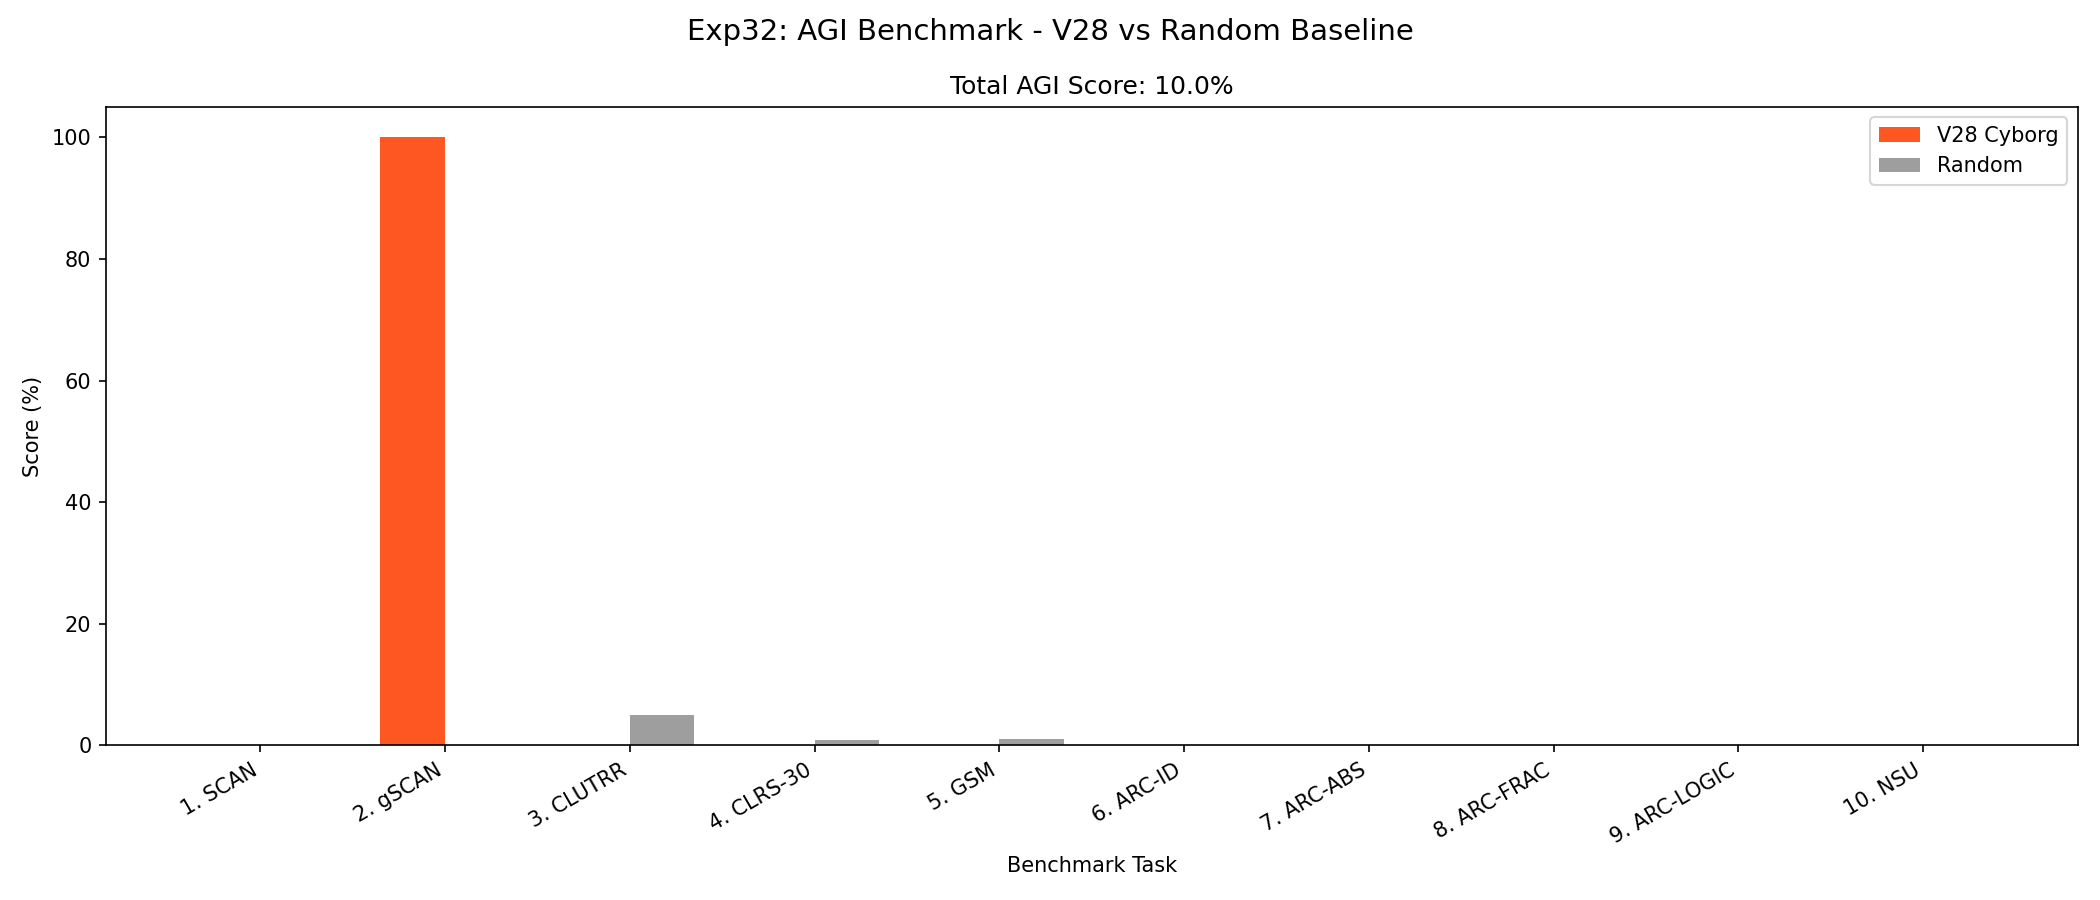

Generate this figure with Python:
"""
Exp32: AGI Benchmark Autonomo
===============================

Executes benchmark_AGI_SKYNET.py with V28BenchmarkAdapter.
Reports score per task and total.

Baselines:
  - Random (1/N for each task)
  - Previous results from Exp29 (if available)
"""

import sys
import os
sys.path.insert(0, os.path.dirname(os.path.dirname(os.path.abspath(__file__)))) # V28 dir
sys.path.insert(0, os.path.dirname(os.path.dirname(os.path.dirname(os.path.abspath(__file__))))) # Project ROOT (SOLITONES)

import torch
import json
from datetime import datetime
from pathlib import Path

LOG_DIR = Path(__file__).parent
DEVICE = 'cuda' if torch.cuda.is_available() else 'cpu'


def run_benchmark():
    """Run AGI benchmark with V28BenchmarkAdapter."""
    print("=" * 60)
    print("EXP32: AGI BENCHMARK AUTONOMO")
    print("=" * 60)

    # Import the benchmark
    from benchmark_AGI_SKYNET import run_ultimate_benchmark
    from v28_benchmark_adapter import cyborg_benchmark_interface

    print(f"\nDevice: {DEVICE}")
    print(f"Running benchmark with V28BenchmarkAdapter...\n")

    scores = run_ultimate_benchmark(cyborg_benchmark_interface)

    return scores


def compute_random_baselines():
    """Compute expected random baselines."""
    return {
        "1. SCAN (Comp. Lang)": 0.0,      # Exact match unlikely
        "2. gSCAN (Spatial Lang)": 0.0,    # Exact match unlikely
        "3. CLUTRR (Relational)": 1/20,    # 1/20 relations
        "4. CLRS-30 (Algorithms)": 1/120,  # 1/5! permutations
        "5. GSM (Symbolic Math)": 1/100,   # 1/100 numbers
        "6. ARC-ID (Memory)": 0.0,         # Grid match unlikely
        "7. ARC-ABS (Topology)": 0.0,
        "8. ARC-FRAC (Recursion)": 0.0,
        "9. ARC-LOGIC (Program)": 0.0,
        "10. NSU (World Physics)": 0.0,    # MSE threshold unlikely
    }


def load_exp29_results():
    """Load previous Exp29 results if available."""
    exp29_log = LOG_DIR / 'exp29_comprehensive_benchmark.log'
    if exp29_log.exists():
        try:
            with open(exp29_log, 'r') as f:
                content = f.read()
            # Try to parse scores
            return {'available': True, 'raw': content[:500]}
        except Exception:
            pass
    return {'available': False}


def save_results(scores):
    """Save benchmark results."""
    random_baselines = compute_random_baselines()
    exp29 = load_exp29_results()

    total = sum(scores.values()) / max(len(scores), 1)

    report = {
        'experiment': 'Exp32: AGI Benchmark Autonomo',
        'timestamp': datetime.now().isoformat(),
        'device': DEVICE,
        'adapter': 'V28BenchmarkAdapter',
        'scores': scores,
        'total_score': total,
        'random_baselines': random_baselines,
        'exp29_available': exp29.get('available', False),
        'analysis': {
            'above_random': {
                name: scores.get(name, 0) > random_baselines.get(name, 0)
                for name in scores
            },
            'total_vs_random': total > sum(random_baselines.values()) / max(len(random_baselines), 1),
        }
    }

    log_path = LOG_DIR / 'exp32_agi_benchmark.log'
    with open(log_path, 'w') as f:
        f.write(json.dumps(report, indent=2, default=str))
    print(f"\n[SAVED] {log_path}")

    # Summary
    print("\n" + "=" * 60)
    print("RESULTS COMPARISON")
    print("=" * 60)
    print(f"{'Task':<30} {'V28':>8} {'Random':>8} {'Beat?':>6}")
    print("-" * 60)
    for name in scores:
        v28 = scores[name]
        rand = random_baselines.get(name, 0)
        beat = 'YES' if v28 > rand else 'NO'
        print(f"{name:<30} {v28:>7.1%} {rand:>7.1%} {beat:>6}")
    print("-" * 60)
    rand_total = sum(random_baselines.values()) / max(len(random_baselines), 1)
    print(f"{'TOTAL':<30} {total:>7.1%} {rand_total:>7.1%}")
    print("=" * 60)

    # Plot
    try:
        import matplotlib
        matplotlib.use('Agg')
        import matplotlib.pyplot as plt

        fig, ax = plt.subplots(figsize=(14, 6))
        fig.suptitle('Exp32: AGI Benchmark - V28 vs Random Baseline', fontsize=14)

        names = list(scores.keys())
        v28_scores = [scores[n] * 100 for n in names]
        rand_scores = [random_baselines.get(n, 0) * 100 for n in names]

        import numpy as np
        x = np.arange(len(names))
        width = 0.35

        ax.bar(x - width/2, v28_scores, width, label='V28 Cyborg', color='#FF5722')
        ax.bar(x + width/2, rand_scores, width, label='Random', color='#9E9E9E')

        ax.set_xlabel('Benchmark Task')
        ax.set_ylabel('Score (%)')
        ax.set_title(f'Total AGI Score: {total*100:.1f}%')
        ax.set_xticks(x)
        ax.set_xticklabels([n.split('(')[0].strip() for n in names], rotation=30, ha='right')
        ax.legend()
        ax.set_ylim(0, 105)

        plt.tight_layout()
        png_path = LOG_DIR / 'exp32_agi_benchmark.png'
        plt.savefig(png_path, dpi=150)
        print(f"[SAVED] {png_path}")
        plt.close()
    except ImportError:
        print("[SKIP] matplotlib not available for plotting")


if __name__ == "__main__":
    scores = run_benchmark()
    save_results(scores)
